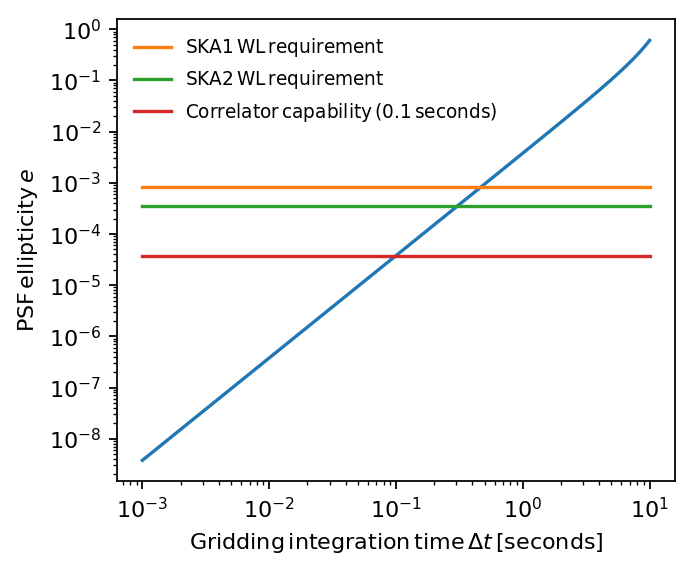

This chart was generated by the following Python code:
import numpy as np
from scipy.special import erf
from scipy.interpolate import UnivariateSpline
from matplotlib import pyplot as plt

def RdeltatInverse(r, r_hpbw, tau):

  retVar = 1.e0 - 1.22e-9*tau*tau*(r/r_hpbw)**2.

  return retVar

plt.close('all')
pix_scale = 1

'''
# VLA-FIRST values
theta_max_arcmin = 30.83
theta_max_arcsec = theta_max_arcmin*60.
theta_max = theta_max_arcmin/pix_scale
r_max_arcsec = 10.e0
r_max_arcmin = r_max_arcsec*60.
r_max = r_max_arcmin/pix_scale
r_hpbw_arcsec = 5
r_hpbw_arcmin = r_hpbw_arcsec*60.
r_hpbw = r_hpbw_arcmin/pix_scale
delta_nu = 3.e6
nu0 = 1.4e9
tau = 5

'''

# SKA1-MID values
theta_max_arcmin = 20.73
theta_max_arcsec = theta_max_arcmin*60.
theta_max = theta_max_arcmin/pix_scale
r_max_arcsec = 3.e0
r_max_arcmin = r_max_arcsec*60.
r_max = r_max_arcmin/pix_scale
r_hpbw_arcsec = 0.5
r_hpbw_arcmin = r_hpbw_arcsec*60.
r_hpbw = r_hpbw_arcmin/pix_scale
delta_nu = 1.e6
nu0 = 1.4e9
tau = 1

r = np.linspace(-r_max_arcsec, r_max_arcsec, 2048)
times_arr = np.linspace(0.001, 10, 100)
broadening = np.zeros_like(times_arr)
req = np.ones_like(times_arr)*0.00082
req2 = np.ones_like(times_arr)*0.00035

for i,time in enumerate(times_arr):
  broadening[i] = RdeltatInverse(theta_max_arcsec, r_hpbw_arcsec, time)

q = broadening
e = (1.e0 - q)/(1.e0 + q)

nom_spline = UnivariateSpline(times_arr, e, s=0)
ska_nom = nom_spline(0.1)*np.ones_like(times_arr)

plt.figure(1)
plt.loglog(times_arr, e)
plt.plot(times_arr, req, label='$\mathrm{SKA1 \, WL \, requirement}$')
plt.plot(times_arr, req2, label='$\mathrm{SKA2 \, WL \, requirement}$')
plt.plot(times_arr, ska_nom, label='$\mathrm{Correlator \, capability \, (0.1\,seconds)}$')
plt.xlabel('$\mathrm{Gridding \, integration \, time} \, \Delta t \, [\mathrm{seconds}]$')
plt.ylabel('$\mathrm{PSF \, ellipticity} \, e$')
plt.legend(loc='upper left', fontsize='small', frameon=False)
plt.gcf().set_size_inches(4.5, 3.75)
plt.savefig('time_smearing.png', bbox_inches='tight', dpi=160)
